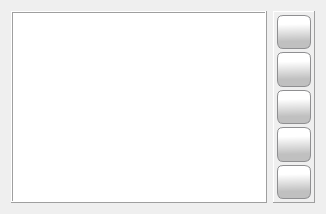
      <widget class="QWidget" name="tab_documents">
       <attribute name="icon">
        <iconset resource="../res/main_form.qrc">
         <normaloff>:/icons/res/icon/documents.png</normaloff>:/icons/res/icon/documents.png</iconset>
       </attribute>
       <attribute name="title">
        <string>Dokumentacja</string>
       </attribute>
       <layout class="QHBoxLayout" name="hrlayout_tab_documents">
        <item>
         <widget class="QTableView" name="tblvw_documents">
          <property name="frameShape">
           <enum>QFrame::Box</enum>
          </property>
          <property name="frameShadow">
           <enum>QFrame::Raised</enum>
          </property>
          <property name="editTriggers">
           <set>QAbstractItemView::NoEditTriggers</set>
          </property>
          <property name="alternatingRowColors">
           <bool>false</bool>
          </property>
          <property name="selectionMode">
           <enum>QAbstractItemView::SingleSelection</enum>
          </property>
          <property name="selectionBehavior">
           <enum>QAbstractItemView::SelectRows</enum>
          </property>
          <property name="gridStyle">
           <enum>Qt::DashLine</enum>
          </property>
          <attribute name="horizontalHeaderStretchLastSection">
           <bool>true</bool>
          </attribute>
         </widget>
        </item>
        <item>
         <widget class="QFrame" name="documents_control_frame">
          <property name="cursor">
           <cursorShape>PointingHandCursor</cursorShape>
          </property>
          <property name="frameShape">
           <enum>QFrame::Panel</enum>
          </property>
          <property name="frameShadow">
           <enum>QFrame::Raised</enum>
          </property>
          <layout class="QVBoxLayout" name="vtlayout_documents_control_frame">
           <property name="spacing">
            <number>3</number>
           </property>
           <property name="leftMargin">
            <number>3</number>
           </property>
           <property name="topMargin">
            <number>3</number>
           </property>
           <property name="rightMargin">
            <number>3</number>
           </property>
           <property name="bottomMargin">
            <number>3</number>
           </property>
           <item>
            <widget class="QPushButton" name="btn_document_add">
             <property name="sizePolicy">
              <sizepolicy hsizetype="Fixed" vsizetype="Expanding">
               <horstretch>0</horstretch>
               <verstretch>0</verstretch>
              </sizepolicy>
             </property>
             <property name="minimumSize">
              <size>
               <width>33</width>
               <height>33</height>
              </size>
             </property>
             <property name="baseSize">
              <size>
               <width>0</width>
               <height>0</height>
              </size>
             </property>
             <property name="cursor">
              <cursorShape>PointingHandCursor</cursorShape>
             </property>
             <property name="toolTip">
              <string>Dodaj dokument</string>
             </property>
             <property name="styleSheet">
              <string notr="true">QPushButton {
border: 1px solid #8f8f91;
border-radius: 6px;
background-color: qlineargradient(spread:pad, x1:0.529318, y1:1, x2:0.511909, y2:0.262, stop:0.295455 rgba(192, 192, 192, 255), stop:1 rgba(255, 255, 255, 255))
}
QPushButton:hover {
border: 1px solid #8f8f91;
border-radius: 6px;
background-color: qlineargradient(spread:pad, x1:0.507, y1:0.937, x2:0.489, y2:0.08, stop:0 rgba(207, 207, 207, 255), stop:1 rgba(255, 255, 255, 255))
 }
QPushButton:pressed {
border: 1px solid #8f8f91;
border-radius: 6px;
 background-color: qlineargradient(spread:pad, x1:0.513, y1:0, x2:0.495, y2:0.886, stop:0.306818 rgba(208, 208, 208, 255), stop:1 rgba(255, 255, 255, 255))
}</string>
             </property>
             <property name="text">
              <string/>
             </property>
             <property name="icon">
              <iconset resource="../res/main_form.qrc">
               <normaloff>:/icons/res/icon/plus.png</normaloff>:/icons/res/icon/plus.png</iconset>
             </property>
             <property name="iconSize">
              <size>
               <width>30</width>
               <height>30</height>
              </size>
             </property>
            </widget>
           </item>
           <item>
            <widget class="QPushButton" name="btn_document_edit">
             <property name="sizePolicy">
              <sizepolicy hsizetype="Fixed" vsizetype="Expanding">
               <horstretch>0</horstretch>
               <verstretch>0</verstretch>
              </sizepolicy>
             </property>
             <property name="minimumSize">
              <size>
               <width>33</width>
               <height>33</height>
              </size>
             </property>
             <property name="cursor">
              <cursorShape>PointingHandCursor</cursorShape>
             </property>
             <property name="toolTip">
              <string>Edytuj dokument</string>
             </property>
             <property name="styleSheet">
              <string notr="true">QPushButton {
border: 1px solid #8f8f91;
border-radius: 6px;
background-color: qlineargradient(spread:pad, x1:0.529318, y1:1, x2:0.511909, y2:0.262, stop:0.295455 rgba(192, 192, 192, 255), stop:1 rgba(255, 255, 255, 255))
}
QPushButton:hover {
border: 1px solid #8f8f91;
border-radius: 6px;
background-color: qlineargradient(spread:pad, x1:0.507, y1:0.937, x2:0.489, y2:0.08, stop:0 rgba(207, 207, 207, 255), stop:1 rgba(255, 255, 255, 255))
 }
QPushButton:pressed {
border: 1px solid #8f8f91;
border-radius: 6px;
 background-color: qlineargradient(spread:pad, x1:0.513, y1:0, x2:0.495, y2:0.886, stop:0.306818 rgba(208, 208, 208, 255), stop:1 rgba(255, 255, 255, 255))
}</string>
             </property>
             <property name="text">
              <string/>
             </property>
             <property name="icon">
              <iconset resource="../res/main_form.qrc">
               <normaloff>:/icons/res/icon/pen.png</normaloff>:/icons/res/icon/pen.png</iconset>
             </property>
             <property name="iconSize">
              <size>
               <width>30</width>
               <height>30</height>
              </size>
             </property>
            </widget>
           </item>
           <item>
            <widget class="QPushButton" name="btn_document_delete">
             <property name="sizePolicy">
              <sizepolicy hsizetype="Fixed" vsizetype="Expanding">
               <horstretch>0</horstretch>
               <verstretch>0</verstretch>
              </sizepolicy>
             </property>
             <property name="minimumSize">
              <size>
               <width>33</width>
               <height>33</height>
              </size>
             </property>
             <property name="cursor">
              <cursorShape>PointingHandCursor</cursorShape>
             </property>
             <property name="toolTip">
              <string>Usuń dokument</string>
             </property>
             <property name="styleSheet">
              <string notr="true">QPushButton {
border: 1px solid #8f8f91;
border-radius: 6px;
background-color: qlineargradient(spread:pad, x1:0.529318, y1:1, x2:0.511909, y2:0.262, stop:0.295455 rgba(192, 192, 192, 255), stop:1 rgba(255, 255, 255, 255))
}
QPushButton:hover {
border: 1px solid #8f8f91;
border-radius: 6px;
background-color: qlineargradient(spread:pad, x1:0.507, y1:0.937, x2:0.489, y2:0.08, stop:0 rgba(207, 207, 207, 255), stop:1 rgba(255, 255, 255, 255))
 }
QPushButton:pressed {
border: 1px solid #8f8f91;
border-radius: 6px;
 background-color: qlineargradient(spread:pad, x1:0.513, y1:0, x2:0.495, y2:0.886, stop:0.306818 rgba(208, 208, 208, 255), stop:1 rgba(255, 255, 255, 255))
}</string>
             </property>
             <property name="text">
              <string/>
             </property>
             <property name="icon">
              <iconset resource="../res/main_form.qrc">
               <normaloff>:/icons/res/icon/decline.png</normaloff>:/icons/res/icon/decline.png</iconset>
             </property>
             <property name="iconSize">
              <size>
               <width>30</width>
               <height>30</height>
              </size>
             </property>
            </widget>
           </item>
           <item>
            <widget class="QPushButton" name="btn_document_print">
             <property name="sizePolicy">
              <sizepolicy hsizetype="Fixed" vsizetype="Expanding">
               <horstretch>0</horstretch>
               <verstretch>0</verstretch>
              </sizepolicy>
             </property>
             <property name="minimumSize">
              <size>
               <width>33</width>
               <height>33</height>
              </size>
             </property>
             <property name="cursor">
              <cursorShape>PointingHandCursor</cursorShape>
             </property>
             <property name="toolTip">
              <string>Drukuj dokumenty</string>
             </property>
             <property name="styleSheet">
              <string notr="true">QPushButton {
border: 1px solid #8f8f91;
border-radius: 6px;
background-color: qlineargradient(spread:pad, x1:0.529318, y1:1, x2:0.511909, y2:0.262, stop:0.295455 rgba(192, 192, 192, 255), stop:1 rgba(255, 255, 255, 255))
}
QPushButton:hover {
border: 1px solid #8f8f91;
border-radius: 6px;
background-color: qlineargradient(spread:pad, x1:0.507, y1:0.937, x2:0.489, y2:0.08, stop:0 rgba(207, 207, 207, 255), stop:1 rgba(255, 255, 255, 255))
 }
QPushButton:pressed {
border: 1px solid #8f8f91;
border-radius: 6px;
 background-color: qlineargradient(spread:pad, x1:0.513, y1:0, x2:0.495, y2:0.886, stop:0.306818 rgba(208, 208, 208, 255), stop:1 rgba(255, 255, 255, 255))
}</string>
             </property>
             <property name="text">
              <string/>
             </property>
             <property name="icon">
              <iconset resource="../res/main_form.qrc">
               <normaloff>:/icons/res/icon/printer.png</normaloff>:/icons/res/icon/printer.png</iconset>
             </property>
             <property name="iconSize">
              <size>
               <width>30</width>
               <height>30</height>
              </size>
             </property>
            </widget>
           </item>
           <item>
            <widget class="QPushButton" name="btn_documentation_label">
             <property name="sizePolicy">
              <sizepolicy hsizetype="Fixed" vsizetype="Expanding">
               <horstretch>0</horstretch>
               <verstretch>0</verstretch>
              </sizepolicy>
             </property>
             <property name="minimumSize">
              <size>
               <width>33</width>
               <height>33</height>
              </size>
             </property>
             <property name="cursor">
              <cursorShape>PointingHandCursor</cursorShape>
             </property>
             <property name="toolTip">
              <string>Etykieta zbioru dokumentów</string>
             </property>
             <property name="statusTip">
              <string/>
             </property>
             <property name="styleSheet">
              <string notr="true">QPushButton {
border: 1px solid #8f8f91;
border-radius: 6px;
background-color: qlineargradient(spread:pad, x1:0.529318, y1:1, x2:0.511909, y2:0.262, stop:0.295455 rgba(192, 192, 192, 255), stop:1 rgba(255, 255, 255, 255))
}
QPushButton:hover {
border: 1px solid #8f8f91;
border-radius: 6px;
background-color: qlineargradient(spread:pad, x1:0.507, y1:0.937, x2:0.489, y2:0.08, stop:0 rgba(207, 207, 207, 255), stop:1 rgba(255, 255, 255, 255))
 }
QPushButton:pressed {
border: 1px solid #8f8f91;
border-radius: 6px;
 background-color: qlineargradient(spread:pad, x1:0.513, y1:0, x2:0.495, y2:0.886, stop:0.306818 rgba(208, 208, 208, 255), stop:1 rgba(255, 255, 255, 255))
}</string>
             </property>
             <property name="text">
              <string/>
             </property>
             <property name="icon">
              <iconset resource="../res/main_form.qrc">
               <normaloff>:/icons/res/icon/tag.png</normaloff>:/icons/res/icon/tag.png</iconset>
             </property>
             <property name="iconSize">
              <size>
               <width>30</width>
               <height>30</height>
              </size>
             </property>
            </widget>
           </item>
          </layout>
         </widget>
        </item>
       </layout>
      </widget>
